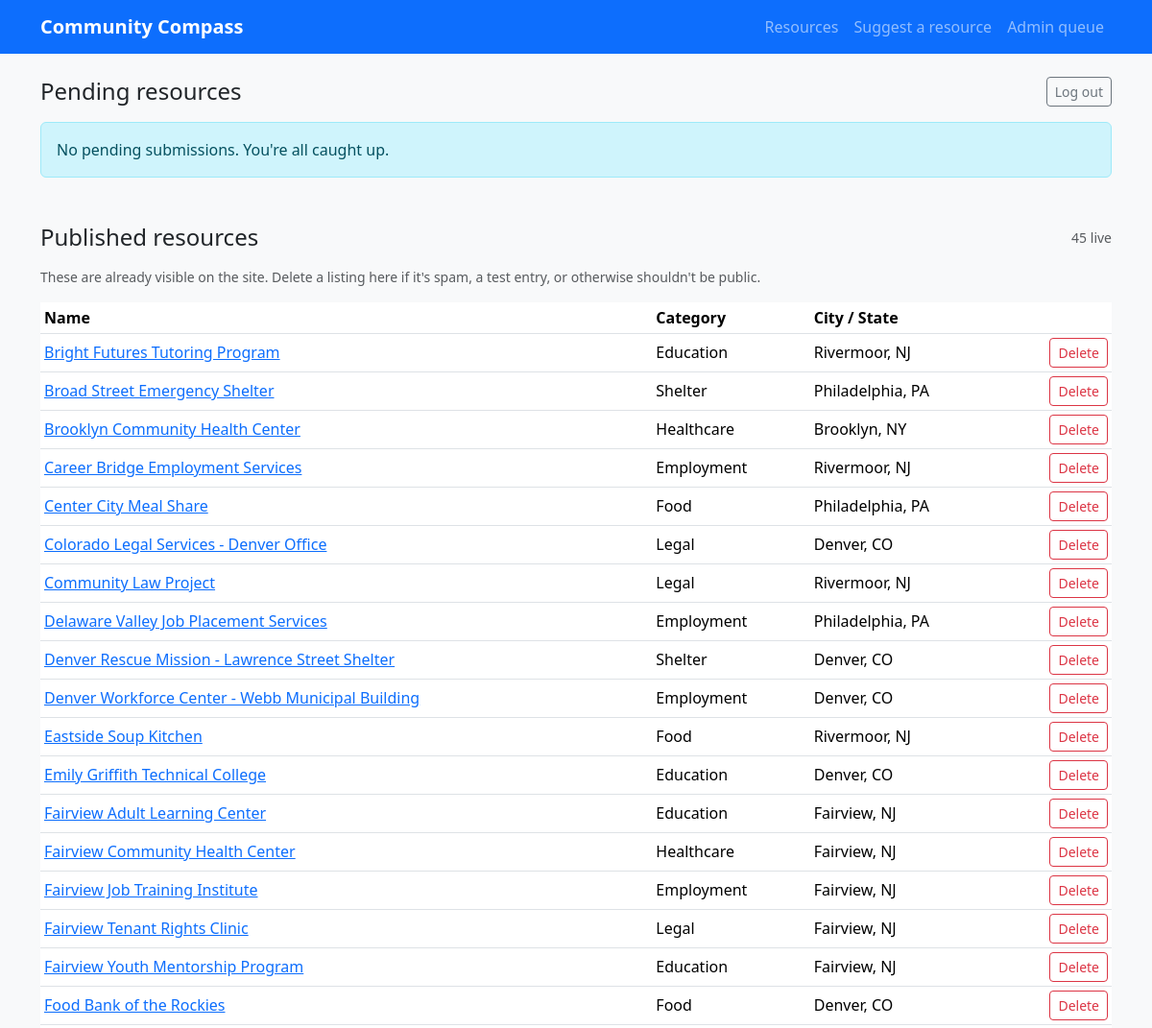
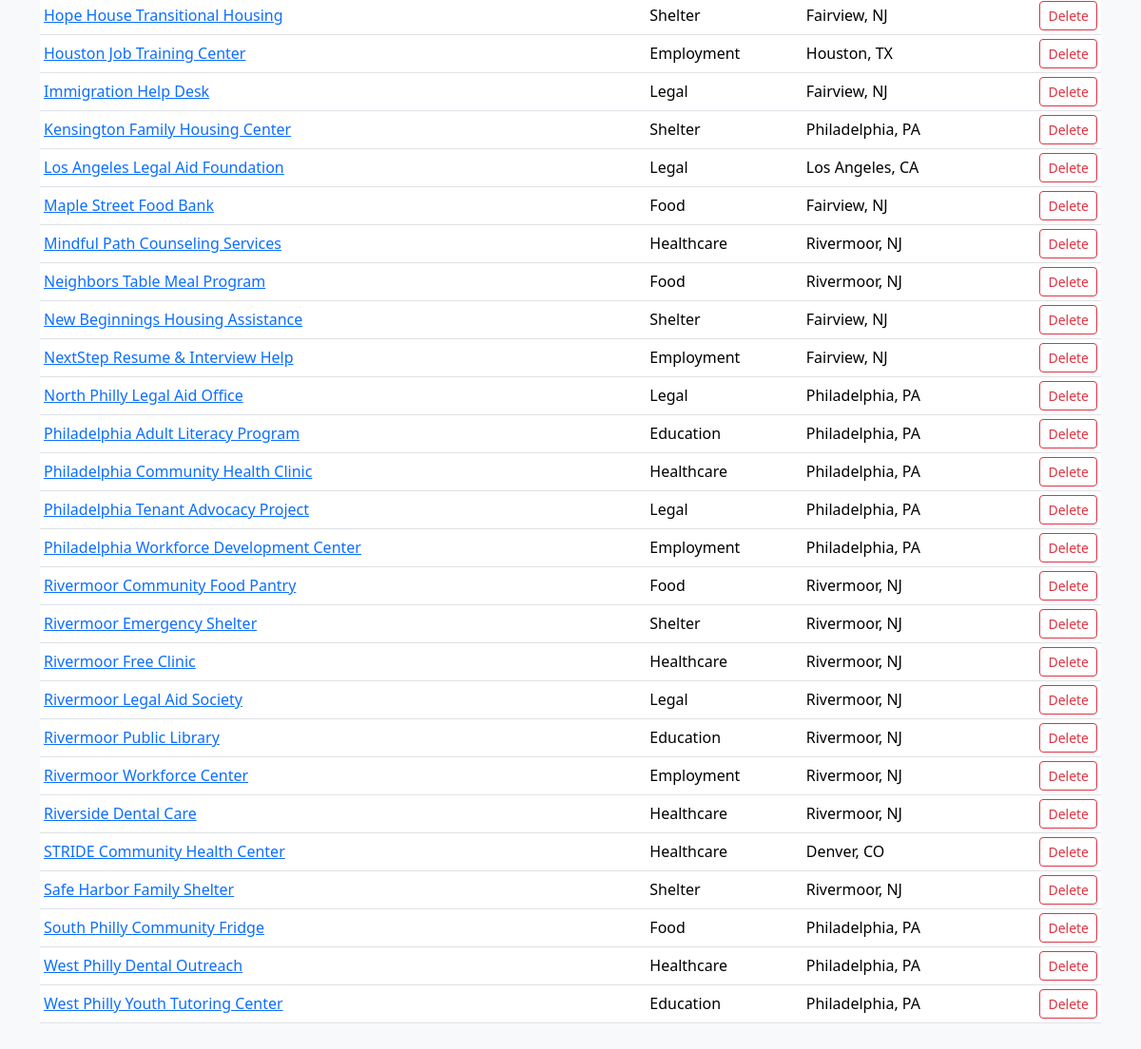
/admin (signed in), run on the app's committed database (2 pictures, top to bottom).
### app.py (models this page shows, shortened)
class Resource(db.Model):
    id = db.Column(db.Integer, primary_key=True)
    name = db.Column(db.String(150), nullable=False)
    category = db.Column(db.String(50), nullable=False)
    description = db.Column(db.Text)
    address = db.Column(db.String(255))
    city = db.Column(db.String(80))
    state = db.Column(db.String(80))
    phone = db.Column(db.String(50))
    website = db.Column(db.String(255))
    hours = db.Column(db.String(100))
    latitude = db.Column(db.Float)
    longitude = db.Column(db.Float)
    is_approved = db.Column(db.Boolean, nullable=False, default=True)

### app.py (the view)
@app.route('/admin')
@admin_required
def admin_pending():
    pending = Resource.query.filter_by(is_approved=False).order_by(Resource.id.desc()).all()
    published = Resource.query.filter_by(is_approved=True).order_by(Resource.name).all()
    return render_template('admin_pending.html', pending=pending, published=published, categories=CATEGORIES)

### app.py (called while the page is built)
def admin_required(view):
    @wraps(view)
    def wrapped_view(*args, **kwargs):
        if not session.get('is_admin'):
            flash('Log in to access the moderation queue.', 'danger')
            return redirect(url_for('admin_login'))
        return view(*args, **kwargs)
    return wrapped_view

### templates/admin_pending.html
{% extends 'base.html' %}
{% block content %}
<div class="d-flex justify-content-between align-items-center mb-3">
    <h2 class="h4 mb-0">Pending resources</h2>
    <a href="{{ url_for('admin_logout') }}" class="btn btn-outline-secondary btn-sm">Log out</a>
</div>
{% if pending %}
    {% for resource in pending %}
        <div class="card shadow-sm mb-3">
            <div class="card-body">
                <div class="d-flex justify-content-between align-items-start">
                    <div>
                        <h3 class="h5 mb-1">{{ resource.name }}</h3>
                        <p class="text-muted mb-2">{{ resource.category }} · {{ resource.city }}, {{ resource.state }}</p>
                    </div>
                    <span class="badge text-bg-warning">Pending</span>
                </div>
                <p class="mb-2">{{ resource.description }}</p>
                <ul class="list-unstyled small text-muted mb-3">
                    <li><strong>Address:</strong> {{ resource.address or 'Not provided' }}</li>
                    <li><strong>Phone:</strong> {{ resource.phone or 'Not provided' }}</li>
                    <li><strong>Hours:</strong> {{ resource.hours or 'Not provided' }}</li>
                    {% if resource.website %}<li><strong>Website:</strong> {{ resource.website }}</li>{% endif %}
                </ul>
                <div class="d-flex gap-2">
                    <form method="post" action="{{ url_for('admin_approve', resource_id=resource.id) }}">
                        <button type="submit" class="btn btn-success btn-sm">Approve</button>
                    </form>
                    <form method="post" action="{{ url_for('admin_reject', resource_id=resource.id) }}">
                        <button type="submit" class="btn btn-outline-danger btn-sm">Reject</button>
                    </form>
                    <a href="{{ url_for('resource_detail', resource_id=resource.id) }}" class="btn btn-outline-secondary btn-sm">View full page</a>
                </div>
            </div>
        </div>
    {% endfor %}
{% else %}
    <div class="alert alert-info">No pending submissions. You're all caught up.</div>
{% endif %}
<div class="d-flex justify-content-between align-items-center mb-3 mt-5">
    <h2 class="h4 mb-0">Published resources</h2>
    <span class="text-muted small">{{ published|length }} live</span>
</div>
<p class="text-muted small">These are already visible on the site. Delete a listing here if it's spam, a test entry, or otherwise shouldn't be public.</p>
{% if published %}
    <div class="table-responsive">
        <table class="table table-sm align-middle">
            <thead>
                <tr>
                    <th>Name</th>
                    <th>Category</th>
                    <th>City / State</th>
                    <th></th>
                </tr>
            </thead>
            <tbody>
                {% for resource in published %}
                    <tr>
                        <td><a href="{{ url_for('resource_detail', resource_id=resource.id) }}">{{ resource.name }}</a></td>
                        <td>{{ resource.category }}</td>
                        <td>{{ resource.city }}, {{ resource.state }}</td>
                        <td class="text-end">
                            <form method="post" action="{{ url_for('admin_reject', resource_id=resource.id) }}" onsubmit="return confirm('Delete \'{{ resource.name }}\' from the directory? This cannot be undone.');">
                                <button type="submit" class="btn btn-outline-danger btn-sm">Delete</button>
                            </form>
                        </td>
                    </tr>
                {% endfor %}
            </tbody>
        </table>
    </div>
{% else %}
    <div class="alert alert-info">No published resources yet.</div>
{% endif %}
{% endblock %}

### static/css/style.css (style rules this page uses)
body { background-color: #f8f9fa; }

### data on the page
Resource: name "Bright Futures Tutoring Program", category "Education", city "Rivermoor", state "NJ"
Resource: name "Broad Street Emergency Shelter", category "Shelter", city "Philadelphia", state "PA"
Resource: name "Brooklyn Community Health Center", category "Healthcare", city "Brooklyn", state "NY"
Resource: name "Career Bridge Employment Services", category "Employment", city "Rivermoor", state "NJ"
Resource: name "Center City Meal Share", category "Food", city "Philadelphia", state "PA"
Resource: name "Colorado Legal Services - Denver Office", category "Legal", city "Denver", state "CO"
Resource: name "Community Law Project", category "Legal", city "Rivermoor", state "NJ"
Resource: name "Delaware Valley Job Placement Services", category "Employment", city "Philadelphia", state "PA"
Resource: name "Denver Rescue Mission - Lawrence Street Shelter", category "Shelter", city "Denver", state "CO"
Resource: name "Denver Workforce Center - Webb Municipal Building", category "Employment", city "Denver", state "CO"
Resource: name "Eastside Soup Kitchen", category "Food", city "Rivermoor", state "NJ"
Resource: name "Emily Griffith Technical College", category "Education", city "Denver", state "CO"
Resource: name "Fairview Adult Learning Center", category "Education", city "Fairview", state "NJ"
Resource: name "Fairview Community Health Center", category "Healthcare", city "Fairview", state "NJ"
Resource: name "Fairview Job Training Institute", category "Employment", city "Fairview", state "NJ"
Resource: name "Fairview Tenant Rights Clinic", category "Legal", city "Fairview", state "NJ"
Resource: name "Fairview Youth Mentorship Program", category "Education", city "Fairview", state "NJ"
Resource: name "Food Bank of the Rockies", category "Food", city "Denver", state "CO"
Resource: name "Hope House Transitional Housing", category "Shelter", city "Fairview", state "NJ"
Resource: name "Houston Job Training Center", category "Employment", city "Houston", state "TX"
Resource: name "Immigration Help Desk", category "Legal", city "Fairview", state "NJ"
Resource: name "Kensington Family Housing Center", category "Shelter", city "Philadelphia", state "PA"
Resource: name "Los Angeles Legal Aid Foundation", category "Legal", city "Los Angeles", state "CA"
Resource: name "Maple Street Food Bank", category "Food", city "Fairview", state "NJ"
Resource: name "Mindful Path Counseling Services", category "Healthcare", city "Rivermoor", state "NJ"
Resource: name "Neighbors Table Meal Program", category "Food", city "Rivermoor", state "NJ"
Resource: name "New Beginnings Housing Assistance", category "Shelter", city "Fairview", state "NJ"
Resource: name "NextStep Resume & Interview Help", category "Employment", city "Fairview", state "NJ"
Resource: name "North Philly Legal Aid Office", category "Legal", city "Philadelphia", state "PA"
Resource: name "Philadelphia Adult Literacy Program", category "Education", city "Philadelphia", state "PA"
Resource: name "Philadelphia Community Health Clinic", category "Healthcare", city "Philadelphia", state "PA"
Resource: name "Philadelphia Tenant Advocacy Project", category "Legal", city "Philadelphia", state "PA"
Resource: name "Philadelphia Workforce Development Center", category "Employment", city "Philadelphia", state "PA"
Resource: name "Rivermoor Community Food Pantry", category "Food", city "Rivermoor", state "NJ"
Resource: name "Rivermoor Emergency Shelter", category "Shelter", city "Rivermoor", state "NJ"
Resource: name "Rivermoor Free Clinic", category "Healthcare", city "Rivermoor", state "NJ"
Resource: name "Rivermoor Legal Aid Society", category "Legal", city "Rivermoor", state "NJ"
Resource: name "Rivermoor Public Library", category "Education", city "Rivermoor", state "NJ"
Resource: name "Rivermoor Workforce Center", category "Employment", city "Rivermoor", state "NJ"
Resource: name "Riverside Dental Care", category "Healthcare", city "Rivermoor", state "NJ"
Resource: name "STRIDE Community Health Center", category "Healthcare", city "Denver", state "CO"
Resource: name "Safe Harbor Family Shelter", category "Shelter", city "Rivermoor", state "NJ"
Resource: name "South Philly Community Fridge", category "Food", city "Philadelphia", state "PA"
Resource: name "West Philly Dental Outreach", category "Healthcare", city "Philadelphia", state "PA"
Resource: name "West Philly Youth Tutoring Center", category "Education", city "Philadelphia", state "PA"

### other printed values
{{ published|length }} "45"
